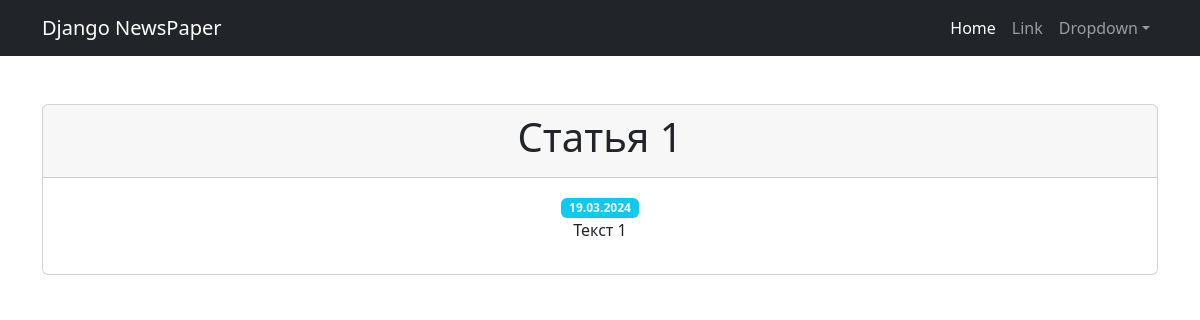
The page /news/1/ on the database as committed earlier.
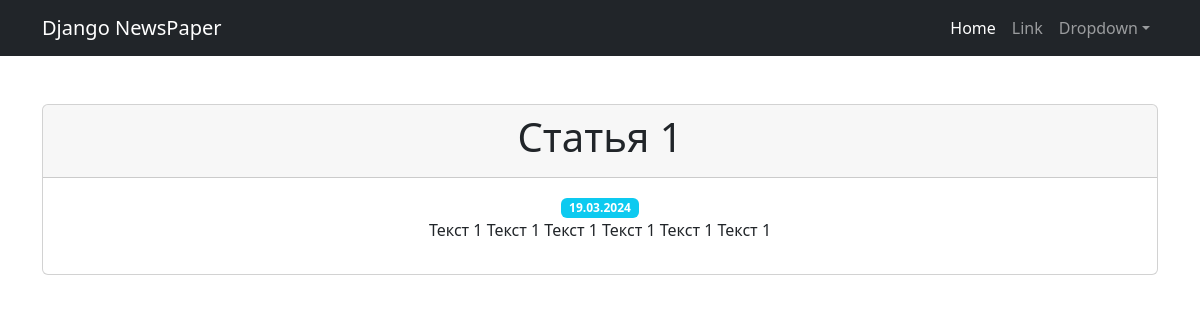
The same page on the database as committed later.
### news/models.py (models this page shows, shortened)
class Post (models.Model):
    author = models.ForeignKey(Author, on_delete=models.CASCADE, verbose_name='Автор')
    category_type = models.CharField(max_length=2, choices=post_type, default=article, verbose_name='Тип')
    creation_date = models.DateTimeField(auto_now_add=True, verbose_name='Дата создания')
    post_category = models.ManyToManyField('Category', through='PostCategory')
    title = models.CharField(max_length=128, verbose_name='Заголовок')
    text = models.TextField(verbose_name='Текст')
    rating = models.IntegerField(default=0, verbose_name='Рейтинг')

### news/views.py (the view)
# urls.py: path('news/<int:pk>/', PostDetail.as_view(), name='post_detail'),
class PostDetail(DetailView):
    model = Post
    template_name = "post_detail.html"
    context_object_name = 'post'
    queryset = Post.objects.all()
    def get_object(self, *args, **kwargs):  # переопределяем метод получения объекта, как ни странно
        obj = cache.get(f'post-{self.kwargs["pk"]}',
                        None)  # кэш очень похож на словарь, и метод get действует так же. Он забирает значение по ключу, если его нет, то забирает None.
        if not obj:
            obj = super().get_object(queryset=self.queryset)
            cache.set(f'post-{self.kwargs["pk"]}', obj)
        return obj

### news/templatetags/custom_filters.py (called while the page is built)
@register.filter()
def censor(value):
    for word in censored_word:
        if word.lower() in value.lower():
            value = value.replace(word[1:], '*' * len(word))
    return value

### templates/post_detail.html (shortened to what this page needs)
{% extends 'flatpages/default.html' %}
{% load custom_filters %}
{% block content %}
<div class="card">
    <div class="card-header">
        <h1>{{ post.title|censor }}</h1>
    </div>
    <div class="card-body">
        <span class="badge bg-info">{{ post.creation_date|date:'d.m.Y' }}</span>
        <p>{{ post.text|censor}}</p>
    </div>
</div>
{% endblock content %}

### templates/flatpages/default.html (shortened to what this page needs)
<!DOCTYPE html>
<html lang="en">
    <head>
        {% load static %}
        <link href="{% static 'css/styles.css' %}" rel="stylesheet" />
    </head>
    <body>
        <nav class="navbar navbar-expand-lg navbar-dark bg-dark">
            <div class="container">
                <a class="navbar-brand" href="#">Django NewsPaper</a>
                <div class="collapse navbar-collapse" id="navbarSupportedContent">
                    <ul class="navbar-nav ms-auto mb-2 mb-lg-0">
                        <li class="nav-item"><a class="nav-link active" aria-current="page" href="#">Home</a></li>
                        <li class="nav-item"><a class="nav-link" href="#">Link</a></li>
                        <li class="nav-item dropdown">
                            <a class="nav-link dropdown-toggle" id="navbarDropdown" href="#" role="button" data-bs-toggle="dropdown" aria-expanded="false">Dropdown</a>
                        </li>
                    </ul>
                </div>
            </div>
        </nav>
        <div class="container">
            <div class="text-center mt-5">
                {% block content %}{% endblock content %}
            </div>
        </div>
    </body>
</html>

Rows that differ between the two databases and show on the page:
changed Post "Статья 1": text|censor "Текст 1" → "Текст 1 Текст 1 Текст 1 Текст 1 Текст 1 Текст 1"
